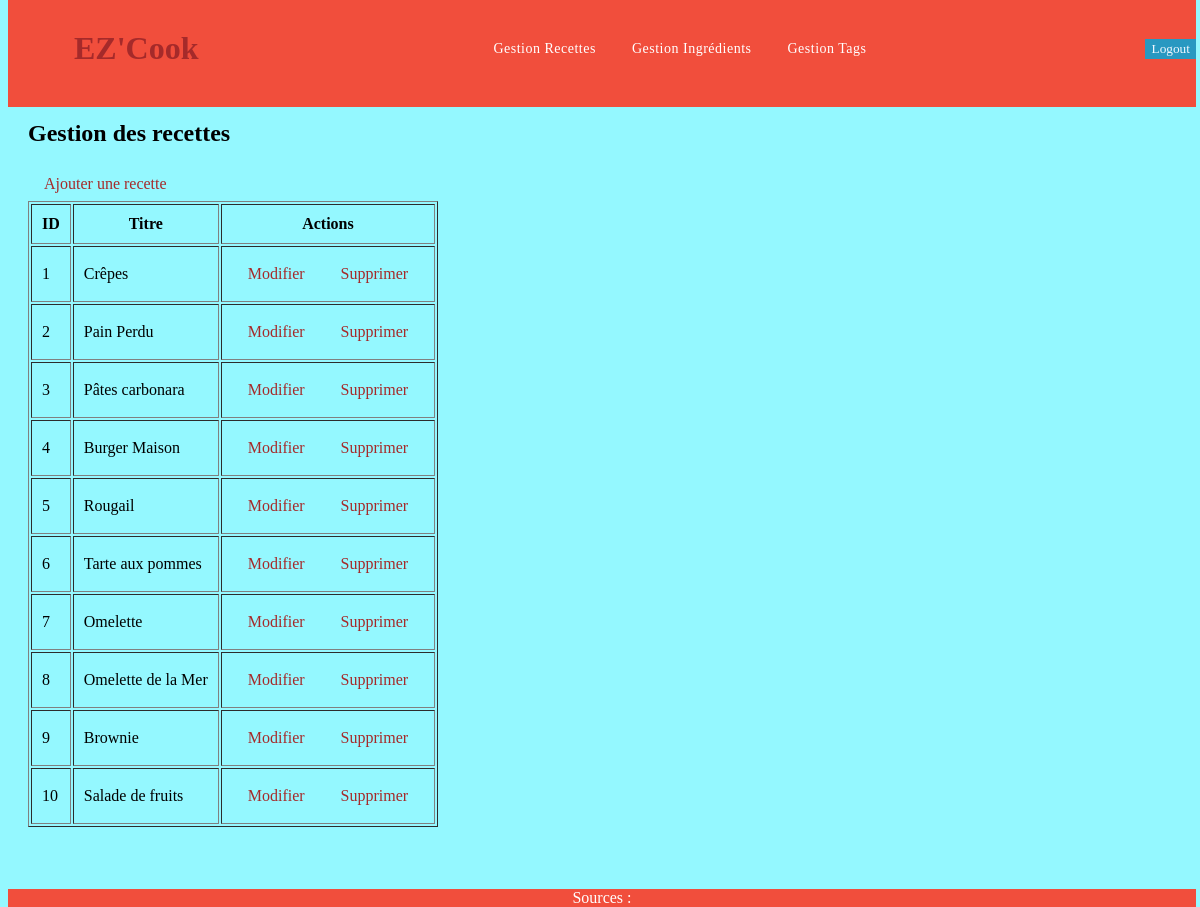
/recettes.php (signed in), run on the app's committed database.
### tables this page shows
CREATE TABLE `recette` (
  `id` int(10) UNSIGNED NOT NULL,
  `titre` varchar(255) DEFAULT NULL,
  `listeIdIng` longtext DEFAULT NULL CHECK (json_valid(`listeIdIng`)),
  `description` varchar(2000) DEFAULT NULL,
  `photo` varchar(255) DEFAULT NULL,
  `listeTag` longtext DEFAULT NULL CHECK (json_valid(`listeTag`))
);

### DataBase.php (called while the page is built, shortened)
<?php
class DataBase{
    public static function chargerRecettes($pdo): array{
        $sqlAllRecettes = "SELECT * FROM Recette" ;
        $statement = $pdo->prepare($sqlAllRecettes) ;
        $statement->execute() or die(var_dump($statement->errorInfo())) ;
        $result = $statement->fetchAll(PDO::FETCH_ASSOC);
        return $result;
    }
}
?>

### recettes.php (the view, shortened to what this page needs)
<?php
require_once __DIR__ . '/Template.php';
require_once __DIR__ . '/DataBase.php';
$pdo=DataBase::getConnection();
$recettes=DataBase::chargerRecettes($pdo);?>
<h2>Gestion des recettes</h2>
<a href="recette_ajouter.php">Ajouter une recette</a>
<table border="1" cellpadding="10">
    <thead>
        <tr>
            <th>ID</th>
            <th>Titre</th>
            <th>Actions</th>
        </tr>
    </thead>
<tbody>
    <?php foreach($recettes as $r):?>
    <tr>
        <td><?= $r['id']?></td>
        <td><?= htmlspecialchars($r['titre'])?></td>
        <td>
        <a href="recette_modifier.php?id=<?=$r['id']?>">Modifier</a>
        <a href="recette_supprimer.php?id=<?$r['id']?>">Supprimer</a>
        </td>
    </tr>
    <?php endforeach; ?>
</tbody>
</table>

### main.css (style rules this page uses)
body { font-family: 'Lucida Sans'; background-color: rgb(148, 248, 255); }
a { text-decoration: none; color: brown; background: transparent; padding: 8px 16px; position: relative; font-weight: 500; display: inline-block; }

### data on the page
recette: id "1", titre "Crêpes"
recette: id "2", titre "Pain Perdu"
recette: id "3", titre "Pâtes carbonara"
recette: id "4", titre "Burger Maison"
recette: id "5", titre "Rougail"
recette: id "6", titre "Tarte aux pommes"
recette: id "7", titre "Omelette"
recette: id "8", titre "Omelette de la Mer"
recette: id "9", titre "Brownie"
recette: id "10", titre "Salade de fruits"
